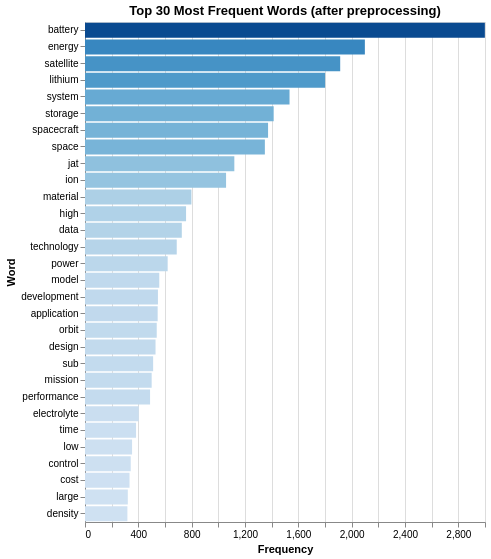

Notebook cell for this chart:
### Markdown cell above
The above stacked histogram shows the relationship between the length of each abstract in words and how many documents fall in this category. The results showed that most results are between 100 to 220. The category 'battery' with blue color tend to have longer abstracts, followed by 'space' category with orange color.

### Code cell
# --- Chart 3: Top 30 Most Frequent Words ---
# After preprocessing, it shows which words appear most often across the entire corpus?

from collections import Counter

all_tokens = [token for tokens in df['tokens'] for token in tokens]
word_freq = Counter(all_tokens).most_common(30)
word_df = pd.DataFrame(word_freq, columns=['word', 'frequency'])

chart_words = alt.Chart(word_df).mark_bar().encode(
    x=alt.X('frequency:Q', title='Frequency'),
    y=alt.Y('word:N', sort='-x', title='Word'),
    color=alt.Color('frequency:Q', scale=alt.Scale(scheme='blues'), legend=None),
    tooltip=['word', 'frequency']
).properties(
    title='Top 30 Most Frequent Words (after preprocessing)',
    width=400,
    height=500
)

chart_words

### Figure 1 — Vega specification as saved in the notebook (floating-point values rounded to 4 significant figures)
{"$schema": "https://vega.github.io/schema/vega/v5.json", "data": [{"name": "source_0"}, {"name": "data_0", "values": [{"frequency": 2999, "frequency_end": 2999.0, "frequency_start": 0.0, "word": "battery"}, {"frequency": 2099, "frequency_end": 2099.0, "frequency_start": 0.0, "word": "energy"}, {"frequency": 1914, "frequency_end": 1914.0, "frequency_start": 0.0, "word": "satellite"}, {"frequency": 1801, "frequency_end": 1801.0, "frequency_start": 0.0, "word": "lithium"}, {"frequency": 1534, "frequency_end": 1534.0, "frequency_start": 0.0, "word": "system"}, {"frequency": 1415, "frequency_end": 1415.0, "frequency_start": 0.0, "word": "storage"}, {"frequency": 1373, "frequency_end": 1373.0, "frequency_start": 0.0, "word": "spacecraft"}, {"frequency": 1349, "frequency_end": 1349.0, "frequency_start": 0.0, "word": "space"}, {"frequency": 1120, "frequency_end": 1120.0, "frequency_start": 0.0, "word": "jat"}, {"frequency": 1058, "frequency_end": 1058.0, "frequency_start": 0.0, "word": "ion"}, {"frequency": 798, "frequency_end": 798.0, "frequency_start": 0.0, "word": "material"}, {"frequency": 758, "frequency_end": 758.0, "frequency_start": 0.0, "word": "high"}, {"frequency": 726, "frequency_end": 726.0, "frequency_start": 0.0, "word": "data"}, {"frequency": 688, "frequency_end": 688.0, "frequency_start": 0.0, "word": "technology"}, {"frequency": 620, "frequency_end": 620.0, "frequency_start": 0.0, "word": "power"}, {"frequency": 557, "frequency_end": 557.0, "frequency_start": 0.0, "word": "model"}, {"frequency": 547, "frequency_end": 547.0, "frequency_start": 0.0, "word": "development"}, {"frequency": 545, "frequency_end": 545.0, "frequency_start": 0.0, "word": "application"}, {"frequency": 538, "frequency_end": 538.0, "frequency_start": 0.0, "word": "orbit"}, {"frequency": 529, "frequency_end": 529.0, "frequency_start": 0.0, "word": "design"}, {"frequency": 511, "frequency_end": 511.0, "frequency_start": 0.0, "word": "sub"}, {"frequency": 500, "frequency_end": 500.0, "frequency_start": 0.0, "word": "mission"}, {"frequency": 488, "frequency_end": 488.0, "frequency_start": 0.0, "word": "performance"}, {"frequency": 403, "frequency_end": 403.0, "frequency_start": 0.0, "word": "electrolyte"}, {"frequency": 383, "frequency_end": 383.0, "frequency_start": 0.0, "word": "time"}, {"frequency": 353, "frequency_end": 353.0, "frequency_start": 0.0, "word": "low"}, {"frequency": 343, "frequency_end": 343.0, "frequency_start": 0.0, "word": "control"}, {"frequency": 334, "frequency_end": 334.0, "frequency_start": 0.0, "word": "cost"}, {"frequency": 321, "frequency_end": 321.0, "frequency_start": 0.0, "word": "large"}, {"frequency": 318, "frequency_end": 318.0, "frequency_start": 0.0, "word": "density"}]}, {"name": "source_0_y_domain_word", "values": [{"sort_field": 2999, "word": "battery"}, {"sort_field": 2099, "word": "energy"}, {"sort_field": 1914, "word": "satellite"}, {"sort_field": 1801, "word": "lithium"}, {"sort_field": 1534, "word": "system"}, {"sort_field": 1415, "word": "storage"}, {"sort_field": 1373, "word": "spacecraft"}, {"sort_field": 1349, "word": "space"}, {"sort_field": 1120, "word": "jat"}, {"sort_field": 1058, "word": "ion"}, {"sort_field": 798, "word": "material"}, {"sort_field": 758, "word": "high"}, {"sort_field": 726, "word": "data"}, {"sort_field": 688, "word": "technology"}, {"sort_field": 620, "word": "power"}, {"sort_field": 557, "word": "model"}, {"sort_field": 547, "word": "development"}, {"sort_field": 545, "word": "application"}, {"sort_field": 538, "word": "orbit"}, {"sort_field": 529, "word": "design"}, {"sort_field": 511, "word": "sub"}, {"sort_field": 500, "word": "mission"}, {"sort_field": 488, "word": "performance"}, {"sort_field": 403, "word": "electrolyte"}, {"sort_field": 383, "word": "time"}, {"sort_field": 353, "word": "low"}, {"sort_field": 343, "word": "control"}, {"sort_field": 334, "word": "cost"}, {"sort_field": 321, "word": "large"}, {"sort_field": 318, "word": "density"}]}, {"name": "data_0_color_domain_frequency", "values": [{"min": 318, "max": 2999}]}], "marks": [{"type": "rect", "name": "marks", "from": {"data": "data_0"}, "encode": {"update": {"x": {"field": "frequency_end", "scale": "x"}, "x2": {"field": "frequency_start", "scale": "x"}, "tooltip": {"signal": "{\"word\": isValid(datum[\"word\"]) ? datum[\"word\"] : \"\"+datum[\"word\"], \"frequency\": format(datum[\"frequency\"], \"\")}"}, "fill": {"field": "frequency", "scale": "color"}, "y": {"field": "word", "scale": "y"}, "height": {"signal": "max(0.25, bandwidth('y'))"}}}, "style": ["bar"]}], "scales": [{"name": "x", "type": "linear", "domain": {"data": "data_0", "fields": ["frequency_start", "frequency_end"]}, "range": [0, {"signal": "width"}], "nice": true, "zero": true}, {"name": "y", "type": "band", "domain": {"data": "source_0_y_domain_word", "field": "word", "sort": {"op": "max", "field": "sort_field", "order": "descending"}}, "range": [0, {"signal": "height"}], "paddingInner": 0.1, "paddingOuter": 0.05}, {"name": "color", "type": "linear", "domain": [{"signal": "(data(\"data_0_color_domain_frequency\")[0] || {}).min"}, {"signal": "(data(\"data_0_color_domain_frequency\")[0] || {}).max"}], "range": {"scheme": "blues"}, "interpolate": "hcl", "zero": false}], "axes": [{"scale": "x", "grid": true, "orient": "bottom", "tickCount": {"signal": "ceil(width/40)"}, "aria": false, "labels": false, "minExtent": 0, "maxExtent": 0, "zindex": 0, "gridScale": "y", "ticks": false, "domain": false}, {"scale": "x", "title": "Frequency", "zindex": 0, "labelOverlap": true, "labelFlush": true, "grid": false, "tickCount": {"signal": "ceil(width/40)"}, "orient": "bottom"}, {"scale": "y", "title": "Word", "orient": "left", "grid": false, "zindex": 0}], "title": {"text": "Top 30 Most Frequent Words (after preprocessing)", "frame": "group"}, "style": "cell", "background": "white", "height": 500, "width": 400, "padding": 5}
